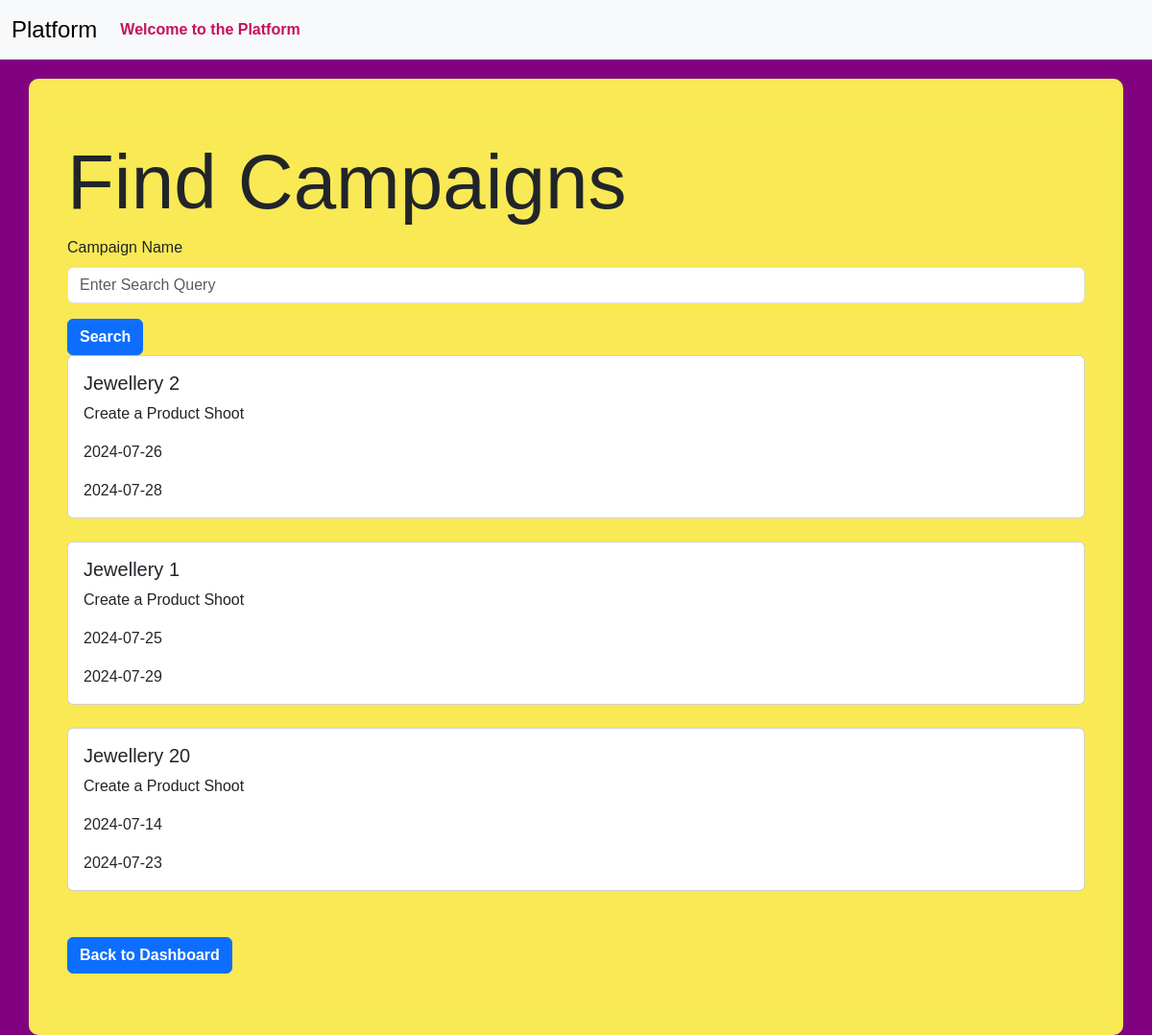
Before: /influencer/find-campaigns (signed in) with the older database file.
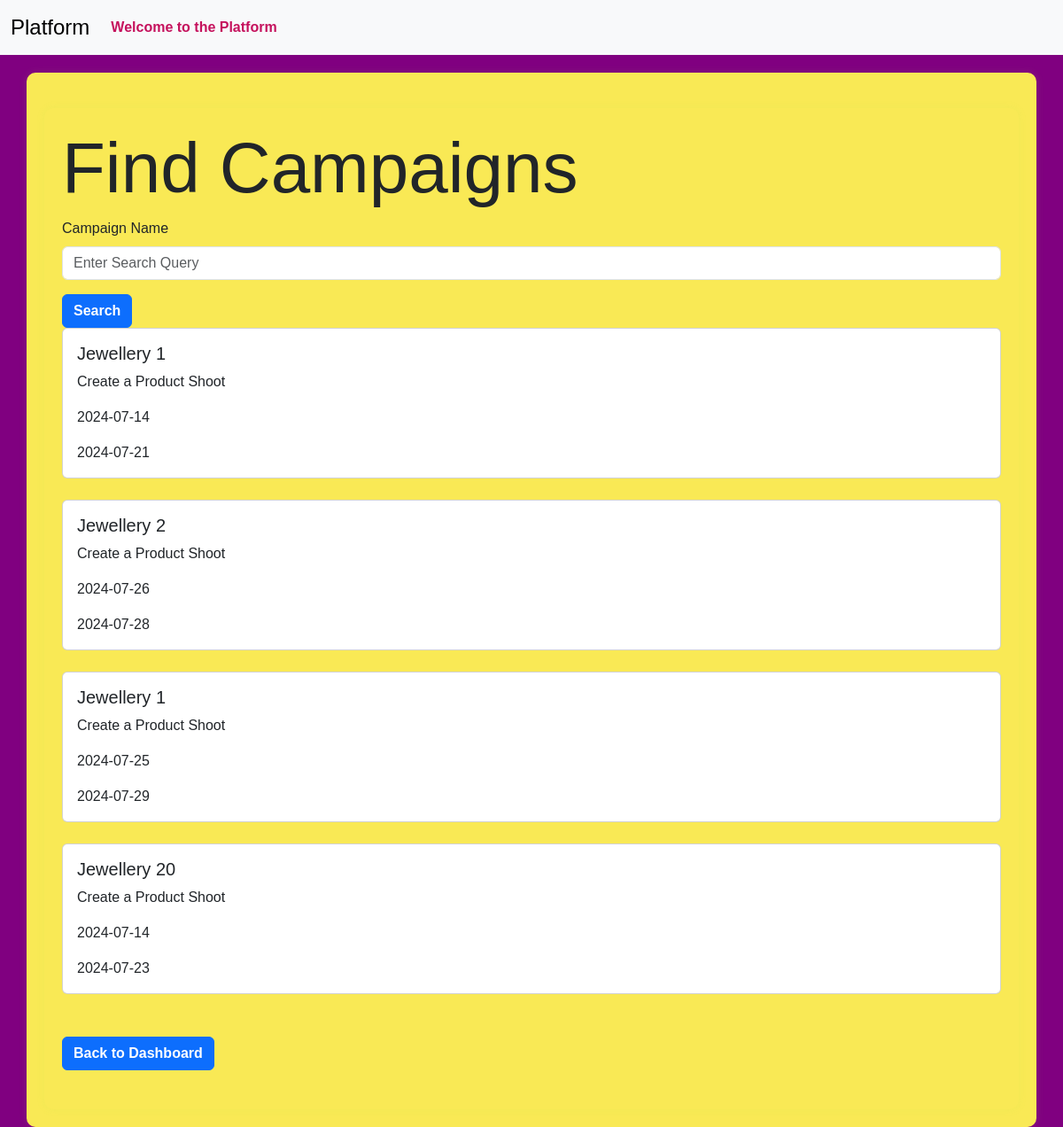
After: the same page with the newer database file.
### models.py (models this page shows)
class Campaign(db.Model):
    __tablename__ = 'campaign'
    id = Column(Integer, primary_key=True)
    name = Column(String(256), unique=False)
    description = Column(Text, nullable=True)
    start_date = Column(Date, nullable=False,default=date.today())
    end_date = Column(Date, nullable=False,default=lambda:date.today()+timedelta(days=30))
    budget = Column(Float, nullable=False,default=0.0)
    visibility = Column(Enum('public', 'private', name='visibility_enum'), nullable=False, default='public')
    sponsor_id = Column(Integer, ForeignKey('sponsor.id'), nullable=False)
    flagged = Column(Boolean, default=False)
    status = Column(String(20), nullable=False,default='In Progress')
    niche = db.Column(db.Enum(NicheEnum), nullable=True)
    completion_status = Column(Boolean, default=False)
    sponsor = relationship('Sponsor', backref='campaigns', overlaps="sponsor_campaigns,sponsor_relation")

### routes.py (the view)
@app.route('/influencer/find-campaigns', methods=['GET','POST'])
@auth_required
def find_campaigns():
    if current_user.flagged:
        flash('You have been flagged by the Admin. You can not find any campaigns.','danger')
        return redirect(url_for('influencer_dashboard'))
    influencer_id=session.get('user_id')
    influencer=Influencer.query.get(influencer_id)
    niche=Influencer.niche
    if request.method=='POST':
        search_query=request.form.get('searchQuery','').strip()
        campaigns = Campaign.query.filter(
        (Campaign.visibility == 'public') |
        ((Campaign.visibility == 'private') & (Campaign.niche == niche)) &
        (Campaign.status != 'Completed') & (Campaign.name.ilike(f'%{search_query}%'))).all()
    else:
        campaigns = Campaign.query.filter(
        (Campaign.visibility == 'public') |
        ((Campaign.visibility == 'private') & (Campaign.niche == niche)) &
        (Campaign.status != 'Completed')
    ).all()
    return render_template('find_campaigns.html',campaigns=campaigns)

### app.py (called while the page is built)
@login_manager.user_loader
def load_user(user_id):
    return User.query.get(int(user_id))

### routes.py (called while the page is built)
def auth_required(func):
    @wraps(func)
    def inner(*args,**kwargs):
        if 'user_id' in session:
            return func(*args,**kwargs)
        else:
           flash('Kindly login first.')
           return redirect(url_for('login'))
    return inner

### templates/find_campaigns.html (shortened to what this page needs)
{% extends 'layout.html' %}
{% block content %}
<div class="container">
    <h1 class="display-1">Find Campaigns</h1>
    <form action="{{url_for('find_campaigns')}}" method="post">
        <div class="mb-3">
            <label for="searchQuery" class="form-label">Campaign Name</label>
            <input type="text" class="form-control" id="searchQuery" name="searchQuery" placeholder="Enter Search Query">
        </div>
        <button type="submit" class="btn btn-primary">Search</button>
    </form>
    <div class="row row-cols-1 row cols md-2 g-4">
        {% for campaign in campaigns %}
        <div class="col">
            <div class="card">
                <div class="card-body">
                    <h5 class="card-title">{{campaign.name}}</h5>
                    <p class="card-text">{{campaign.description}}</p>
                    <p class="card-text">{{campaign.start_date}}</p>
                    <p class="card-text">{{campaign.end_date}}</p>
                </div>
            </div>
        </div>
        {% endfor %}
    </div><br><br>
    <a href="{{url_for('influencer_dashboard')}}" class="btn btn-primary">Back to Dashboard</a><br><br>
</div>
{% endblock %}

### templates/layout.html (shortened to what this page needs)
<!DOCTYPE html>
<html lang="en">
<head>
  <link href="https://cdn.jsdelivr.net/npm/bootstrap@5.3.3/dist/css/bootstrap.min.css" rel="stylesheet">
  {% block style %}
         <link href="{{url_for('static',filename='profile_pictures/style.css')}}" rel="stylesheet">
  {% endblock %}
</head>
<body>
<nav class="navbar navbar-expand-lg bg-body-tertiary">
        <div class="container-fluid">
          <a class="navbar-brand" href="#">Platform</a>
          <div class="collapse navbar-collapse" id="navbarSupportedContent">
            <ul class="navbar-nav me-auto mb-2 mb-lg-0">
              {% if 'user_id' in session %}
                <li class="nav-item">
                  <a class="nav-link" href="#">Welcome to the Platform</a>
                </li>
              {% endif %}
            </ul>
          </div>
        </div>
</nav>
<div class="container">
    {% block content %}
    {% endblock %}
</div>
</body>
</html>

### static/profile_pictures/style.css (style rules this page uses)
body { font-family: 'Arial', sans-serif; background-color:#800080; }
.navbar { margin-bottom: 20px; }
.navbar-brand { font-size: 1.5rem; }
.nav-link { color: #c5125d; font-weight: bold; }
.container { margin-top: 20px; background-color: #f9e955; padding: 20px; border-radius: 10px; box-shadow: 0px 0px 10px rgba(154, 241, 83, 0.1); }
.btn { font-weight: bold; }

Changed rows visible on the page:
now on this page (row edited): Campaign: name "Jewellery 1", description "Create a Product Shoot", start_date "2024-07-14", end_date "2024-07-21"
